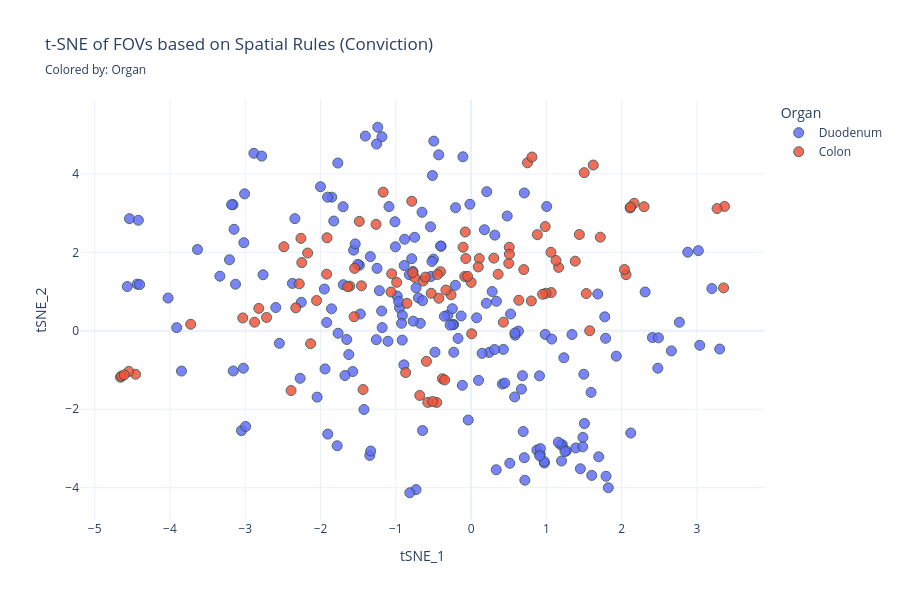
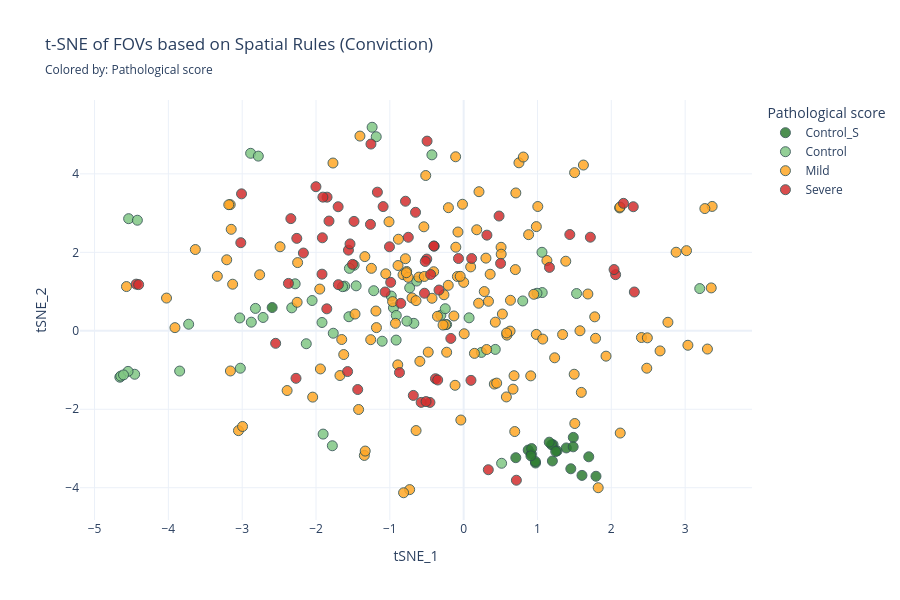

Notebook cell for these charts, in order:
### Code cell
METRIC_TO_USE = 'Conviction'
NO_SELF = True
MIN_FOV_PERCENTAGE = 0.0  # Drop rules appearing in fewer than 10% of FOVs to remove noise


visualize_tsne(df_tsne_merged, color_by='Organ')
visualize_tsne(df_tsne_merged, color_by='Pathological score')

### Figure 1 — Plotly figure (JSON) as saved in the notebook; plotly's stock layout.template omitted (floating-point values rounded to 4 significant figures; data arrays with more than 128 entries replaced by an {"elided": "..."} marker saying what was removed)
{"data": [{"hovertemplate": "<b>%{hovertext}</b><br><br>Organ=Duodenum<br>tSNE_1=%{x}<br>tSNE_2=%{y}<extra></extra>", "hovertext": {"elided": "191 str values"}, "legendgroup": "Duodenum", "marker": {"color": "#636efa", "line": {"color": "DarkSlateGrey", "width": 1}, "opacity": 0.85, "size": 10, "symbol": "circle"}, "mode": "markers", "name": "Duodenum", "orientation": "v", "showlegend": true, "type": "scatter", "x": {"elided": "191 float values"}, "xaxis": "x", "y": {"elided": "191 float values"}, "yaxis": "y"}, {"hovertemplate": "<b>%{hovertext}</b><br><br>Organ=Colon<br>tSNE_1=%{x}<br>tSNE_2=%{y}<extra></extra>", "hovertext": ["Control_Colon_01_FOV_1", "Control_Colon_01_FOV_2", "Control_Colon_01_FOV_3", "Control_Colon_01_FOV_4", "Control_Colon_01_FOV_5", "Control_Colon_01_FOV_6", "Control_Colon_01_FOV_7", "Control_Colon_02_FOV_1", "Control_Colon_02_FOV_2", "Control_Colon_02_FOV_3", "Control_Colon_02_FOV_4", "Control_Colon_02_FOV_5", "Control_Colon_02_FOV_6", "Control_Colon_03_FOV_1", "Control_Colon_03_FOV_2", "Control_Colon_03_FOV_3", "Control_Colon_03_FOV_4", "Control_Colon_03_FOV_5", "Control_Colon_03_FOV_6", "Control_Colon_04_FOV_1", "Control_Colon_04_FOV_2", "Control_Colon_04_FOV_3", "Control_Colon_04_FOV_4", "Control_Colon_04_FOV_5", "Control_Colon_04_FOV_6", "GVHD_01_FOV_1", "GVHD_01_FOV_2_R", "GVHD_01_FOV_3_R", "GVHD_01_FOV_4", "GVHD_01_FOV_5", "GVHD_01_FOV_6_R", "GVHD_01_FOV_7", "GVHD_13_FOV_1", "GVHD_13_FOV_2", "GVHD_13_FOV_3", "GVHD_17_FOV_1", "GVHD_17_FOV_2", "GVHD_17_FOV_3", "GVHD_21_FOV_1", "GVHD_21_FOV_2", "GVHD_21_FOV_3", "GVHD_21_FOV_4", "GVHD_22_FOV_1", "GVHD_22_FOV_2", "GVHD_22_FOV_3", "GVHD_23_FOV_1", "GVHD_23_FOV_2", "GVHD_23_FOV_3", "GVHD_23_FOV_4", "GVHD_25_FOV_1", "GVHD_25_FOV_2", "GVHD_25_FOV_3", "GVHD_25_FOV_4", "GVHD_32_FOV_1", "GVHD_32_FOV_2", "GVHD_32_FOV_3", "GVHD_32_FOV_4", "GVHD_33_FOV_1", "GVHD_33_FOV_2", "GVHD_33_FOV_3", "GVHD_37_FOV_1", "GVHD_37_FOV_2", "GVHD_37_FOV_3", "GVHD_37_FOV_4", "GVHD_39_FOV_1", "GVHD_39_FOV_2", "GVHD_39_FOV_3", "GVHD_40_FOV_1", "GVHD_40_FOV_2", "GVHD_40_FOV_3", "GVHD_40_FOV_4", "GVHD_41_FOV_1", "GVHD_41_FOV_2", "GVHD_41_FOV_3", "GVHD_41_FOV_4", "GVHD_42_FOV_1", "GVHD_42_FOV_2", "GVHD_42_FOV_3", "GVHD_42_FOV_4", "GVHD_45_FOV_1", "GVHD_45_FOV_2", "GVHD_48_FOV_1", "GVHD_48_FOV_2", "GVHD_48_FOV_3", "GVHD_48_FOV_4", "GVHD_48_FOV_5", "GVHD_50_FOV_1", "GVHD_50_FOV_2", "GVHD_50_FOV_3", "GVHD_50_FOV_4", "GVHD_53_FOV_1", "GVHD_53_FOV_2", "GVHD_53_FOV_3", "GVHD_53_FOV_4", "GVHD_59_FOV_1", "GVHD_59_FOV_2", "GVHD_59_FOV_3"], "legendgroup": "Colon", "marker": {"color": "#EF553B", "line": {"color": "DarkSlateGrey", "width": 1}, "opacity": 0.85, "size": 10, "symbol": "circle"}, "mode": "markers", "name": "Colon", "orientation": "v", "showlegend": true, "type": "scatter", "x": [1.064, 1.061, 1.529, -2.282, -0.6372, 0.9931, -4.457, 0.8001, -1.457, -1.555, -2.329, -2.717, -2.877, -1.612, -3.725, -1.641, -3.033, -2.82, -2.132, -4.657, -1.548, -2.053, -4.645, -4.546, -4.608, -0.3821, -0.457, -0.5759, -0.3517, -0.5095, -0.852, -1.435, -0.4288, -0.2671, 0.4287, -0.7524, 0.0003956, -0.08518, -0.3341, 1.716, 2.165, -0.6821, -0.7761, -0.07725, -2.487, 0.3588, 0.3016, 0.9498, 3.354, -1.169, -1.485, -2.26, -1.263, -0.788, 1.162, 2.297, 1.438, 0.6337, -0.5934, 1.575, 0.5001, 0.1083, -0.9885, -0.07044, 0.0948, 0.007282, 1.383, 0.9844, 0.5067, -0.4066, -0.607, 2.058, -0.8696, -1.914, 2.037, 1.503, -2.392, 1.128, 0.7, 0.8798, 0.5084, -2.171, -0.4471, -0.5308, -1.919, -1.065, 1.622, 3.366, -1.055, -2.249, 3.267, -0.04706, 0.7488, 0.8082, 2.112, -0.1063, 2.118], "xaxis": "x", "y": [0.9745, 2.001, 0.9492, 1.197, 1.268, 0.9565, -1.108, 0.7602, 1.146, 0.3586, 0.5846, 0.3398, 0.2196, 1.138, 0.1676, 1.125, 0.3276, 0.5708, -0.3301, -1.183, 1.591, 0.7716, -1.154, -1.034, -1.124, -1.222, -1.826, -1.825, -1.254, -1.805, 0.6995, -1.497, 0.8294, 0.9183, 0.2196, 1.363, 1.234, 1.384, 1.039, 2.386, 3.248, -1.647, 1.481, 2.518, 2.142, 1.441, 1.852, 0.9303, 1.093, 3.533, 2.789, 2.356, 2.712, 3.302, 1.616, 3.162, 2.454, 0.7777, -0.7787, 0.0008498, 1.718, 1.842, 1.235, 1.842, 1.628, -0.07602, 1.774, 2.655, 2.128, 1.506, 1.368, 1.431, -1.065, 2.37, 1.561, 4.031, -1.523, 1.791, 1.56, 2.45, 1.953, 1.982, 1.434, 0.9571, 1.443, 0.9887, 4.225, 3.17, 1.452, 1.738, 3.115, 1.388, 4.281, 4.429, 3.131, 2.131, 3.154], "yaxis": "y"}], "layout": {"height": 600, "legend": {"title": {"text": "Organ"}, "tracegroupgap": 0}, "title": {"subtitle": {"text": "Colored by: Organ"}, "text": "t-SNE of FOVs based on Spatial Rules (Conviction)"}, "width": 900, "xaxis": {"anchor": "y", "domain": [0, 1], "title": {"text": "tSNE_1"}}, "yaxis": {"anchor": "x", "domain": [0, 1], "title": {"text": "tSNE_2"}}}}

### Figure 2 — Plotly figure (JSON) as saved in the notebook; plotly's stock layout.template omitted (floating-point values rounded to 4 significant figures; data arrays with more than 128 entries replaced by an {"elided": "..."} marker saying what was removed)
{"data": [{"hovertemplate": "<b>%{hovertext}</b><br><br>Pathological score=Control_S<br>tSNE_1=%{x}<br>tSNE_2=%{y}<extra></extra>", "hovertext": ["S_01_FOV_1", "S_01_FOV_2", "S_01_FOV_3", "S_01_FOV_4", "S_02_FOV_1", "S_02_FOV_2", "S_02_FOV_3", "S_02_FOV_4", "S_02_FOV_5", "S_03_FOV_1", "S_03_FOV_10", "S_03_FOV_2", "S_03_FOV_3", "S_03_FOV_4", "S_03_FOV_5", "S_03_FOV_6", "S_03_FOV_7", "S_03_FOV_8", "S_03_FOV_9", "S_04_FOV_1", "S_04_FOV_2"], "legendgroup": "Control_S", "marker": {"color": "#2E7D32", "line": {"color": "DarkSlateGrey", "width": 1}, "opacity": 0.85, "size": 10, "symbol": "circle"}, "mode": "markers", "name": "Control_S", "orientation": "v", "showlegend": true, "type": "scatter", "x": [1.792, 0.8743, 0.9734, 0.9174, 0.9711, 0.9205, 1.201, 0.9109, 1.602, 1.39, 1.485, 1.695, 1.212, 1.191, 1.483, 1.265, 1.159, 1.247, 1.451, -2.594, 0.7062], "xaxis": "x", "y": [-3.708, -3.04, -3.37, -3.142, -3.332, -3.003, -3.318, -3.187, -3.686, -2.986, -2.717, -3.212, -2.904, -2.905, -2.958, -3.062, -2.839, -3.076, -3.517, 0.5923, -3.235], "yaxis": "y"}, {"hovertemplate": "<b>%{hovertext}</b><br><br>Pathological score=Control<br>tSNE_1=%{x}<br>tSNE_2=%{y}<extra></extra>", "hovertext": ["Control_01_FOV_1", "Control_01_FOV_2", "Control_01_FOV_3", "Control_01_FOV_4", "Control_02_FOV_1", "Control_02_FOV_2", "Control_02_FOV_3", "Control_02_FOV_4", "Control_03_FOV_1", "Control_03_FOV_2", "Control_03_FOV_3", "Control_04_FOV_1", "Control_04_FOV_2", "Control_05_FOV_1", "Control_05_FOV_2", "Control_06_FOV_1", "Control_06_FOV_2", "Control_06_FOV_3", "Control_07_FOV_1", "Control_07_FOV_2", "Control_07_FOV_3", "Control_08_FOV_1", "Control_08_FOV_2", "Control_08_FOV_3", "Control_09_FOV_1", "Control_09_FOV_2", "Control_09_FOV_3", "Control_09_FOV_4", "Control_10_FOV_2", "Control_10_FOV_3", "Control_10_FOV_4", "Control_Colon_01_FOV_1", "Control_Colon_01_FOV_2", "Control_Colon_01_FOV_3", "Control_Colon_01_FOV_4", "Control_Colon_01_FOV_5", "Control_Colon_01_FOV_6", "Control_Colon_01_FOV_7", "Control_Colon_02_FOV_1", "Control_Colon_02_FOV_2", "Control_Colon_02_FOV_3", "Control_Colon_02_FOV_4", "Control_Colon_02_FOV_5", "Control_Colon_02_FOV_6", "Control_Colon_03_FOV_1", "Control_Colon_03_FOV_2", "Control_Colon_03_FOV_3", "Control_Colon_03_FOV_4", "Control_Colon_03_FOV_5", "Control_Colon_03_FOV_6", "Control_Colon_04_FOV_1", "Control_Colon_04_FOV_2", "Control_Colon_04_FOV_3", "Control_Colon_04_FOV_4", "Control_Colon_04_FOV_5", "Control_Colon_04_FOV_6"], "legendgroup": "Control", "marker": {"color": "#81C784", "line": {"color": "DarkSlateGrey", "width": 1}, "opacity": 0.85, "size": 10, "symbol": "circle"}, "mode": "markers", "name": "Control", "orientation": "v", "showlegend": true, "type": "scatter", "x": [-4.538, -0.9512, -1.919, -0.9129, -0.9812, -3.847, -0.7312, -1.104, 0.4282, -1.779, -1.904, -0.6747, -0.309, -3.025, -0.9149, -2.886, 0.514, -1.24, -2.782, -1.184, -0.7692, -1.218, -0.2307, -0.4303, -1.767, -4.42, -1.484, 3.198, 0.2401, -0.2494, 0.07348, 1.064, 1.061, 1.529, -2.282, -0.6372, 0.9931, -4.457, 0.8001, -1.457, -1.555, -2.329, -2.717, -2.877, -1.612, -3.725, -1.641, -3.033, -2.82, -2.132, -4.657, -1.548, -2.053, -4.645, -4.546, -4.608], "xaxis": "x", "y": [2.858, 0.5845, 0.2116, 0.3913, 0.8856, -1.027, 1.095, -0.2658, -0.4744, -2.93, -2.633, 0.1903, 0.3973, -0.9538, -0.237, 4.524, -3.377, 5.188, 4.452, 4.946, 0.246, 1.022, 0.1598, 4.484, -0.06208, 2.818, 1.67, 1.076, -0.551, 0.5626, 0.3304, 0.9745, 2.001, 0.9492, 1.197, 1.268, 0.9565, -1.108, 0.7602, 1.146, 0.3586, 0.5846, 0.3398, 0.2196, 1.138, 0.1676, 1.125, 0.3276, 0.5708, -0.3301, -1.183, 1.591, 0.7716, -1.154, -1.034, -1.124], "yaxis": "y"}, {"hovertemplate": "<b>%{hovertext}</b><br><br>Pathological score=Mild<br>tSNE_1=%{x}<br>tSNE_2=%{y}<extra></extra>", "hovertext": {"elided": "143 str values"}, "legendgroup": "Mild", "marker": {"color": "#FFA726", "line": {"color": "DarkSlateGrey", "width": 1}, "opacity": 0.85, "size": 10, "symbol": "circle"}, "mode": "markers", "name": "Mild", "orientation": "v", "showlegend": true, "type": "scatter", "x": {"elided": "143 float values"}, "xaxis": "x", "y": {"elided": "143 float values"}, "yaxis": "y"}, {"hovertemplate": "<b>%{hovertext}</b><br><br>Pathological score=Severe<br>tSNE_1=%{x}<br>tSNE_2=%{y}<extra></extra>", "hovertext": ["GVHD_01_FOV_1", "GVHD_01_FOV_2_R", "GVHD_01_FOV_3_R", "GVHD_01_FOV_4", "GVHD_01_FOV_5", "GVHD_01_FOV_6_R", "GVHD_01_FOV_7", "GVHD_02_FOV_1_R", "GVHD_02_FOV_2_R", "GVHD_06_FOV_1", "GVHD_06_FOV_2", "GVHD_06_FOV_3", "GVHD_06_FOV_4", "GVHD_06_FOV_5", "GVHD_08_FOV_1", "GVHD_08_FOV_2", "GVHD_08_FOV_3", "GVHD_08_FOV_4", "GVHD_09_FOV_1", "GVHD_09_FOV_2", "GVHD_09_FOV_3", "GVHD_09_FOV_4", "GVHD_11_FOV_1", "GVHD_11_FOV_2", "GVHD_11_FOV_3", "GVHD_11_FOV_4", "GVHD_14_FOV_1", "GVHD_14_FOV_2", "GVHD_14_FOV_3", "GVHD_14_FOV_4", "GVHD_14_FOV_5", "GVHD_21_FOV_1", "GVHD_21_FOV_2", "GVHD_21_FOV_3", "GVHD_21_FOV_4", "GVHD_24_FOV_1", "GVHD_24_FOV_2", "GVHD_24_FOV_3", "GVHD_24_FOV_4", "GVHD_25_FOV_1", "GVHD_25_FOV_2", "GVHD_25_FOV_3", "GVHD_25_FOV_4", "GVHD_26_FOV_1", "GVHD_26_FOV_2", "GVHD_26_FOV_3", "GVHD_26_FOV_4", "GVHD_32_FOV_1", "GVHD_32_FOV_2", "GVHD_32_FOV_3", "GVHD_32_FOV_4", "GVHD_37_FOV_1", "GVHD_37_FOV_2", "GVHD_37_FOV_3", "GVHD_37_FOV_4", "GVHD_41_FOV_1", "GVHD_41_FOV_2", "GVHD_41_FOV_3", "GVHD_41_FOV_4", "GVHD_48_FOV_1", "GVHD_48_FOV_2", "GVHD_48_FOV_3", "GVHD_48_FOV_4", "GVHD_48_FOV_5", "GVHD_57_FOV_1", "GVHD_57_FOV_2", "GVHD_57_FOV_3", "GVHD_57_FOV_4"], "legendgroup": "Severe", "marker": {"color": "#D32F2F", "line": {"color": "DarkSlateGrey", "width": 1}, "opacity": 0.85, "size": 10, "symbol": "circle"}, "mode": "markers", "name": "Severe", "orientation": "v", "showlegend": true, "type": "scatter", "x": [-0.3821, -0.457, -0.5759, -0.3517, -0.5095, -0.852, -1.435, -4.436, -4.403, -0.3991, 0.3149, -1.505, -0.4049, -0.75, -1.824, -1.091, -0.6519, -0.4998, -3.019, -2.271, -2.547, -1.572, -0.5204, -2.341, -2.001, -1.851, -2.374, -1.854, -0.174, -1.697, 2.312, -0.3341, 1.716, 2.165, -0.6821, -1.561, -1.005, -1.256, -0.4958, -1.169, -1.485, -2.26, -1.263, -1.54, -1.907, 0.4795, -1.7, -0.788, 1.162, 2.297, 1.438, 0.5001, 0.1083, -0.9885, -0.07044, 2.058, -0.8696, -1.914, 2.037, -2.171, -0.4471, -0.5308, -1.919, -1.065, -3.009, 0.09886, 0.3337, 0.714], "xaxis": "x", "y": [-1.222, -1.826, -1.825, -1.254, -1.805, 0.6995, -1.497, 1.189, 1.177, 2.157, 2.438, 1.693, 2.161, 2.384, 2.797, 3.165, 3.02, 1.828, 2.245, -1.211, -0.3194, -1.039, 1.767, 2.859, 3.673, 3.406, 1.208, 0.5597, -0.1949, 1.175, 0.989, 1.039, 2.386, 3.248, -1.647, 2.056, 2.141, 4.759, 4.834, 3.533, 2.789, 2.356, 2.712, 2.214, 3.407, 2.925, 3.162, 3.302, 1.616, 3.162, 2.454, 1.718, 1.842, 1.235, 1.842, 1.431, -1.065, 2.37, 1.561, 1.982, 1.434, 0.9571, 1.443, 0.9887, 3.49, -1.263, -3.541, -3.809], "yaxis": "y"}], "layout": {"height": 600, "legend": {"title": {"text": "Pathological score"}, "tracegroupgap": 0}, "title": {"subtitle": {"text": "Colored by: Pathological score"}, "text": "t-SNE of FOVs based on Spatial Rules (Conviction)"}, "width": 900, "xaxis": {"anchor": "y", "domain": [0, 1], "title": {"text": "tSNE_1"}}, "yaxis": {"anchor": "x", "domain": [0, 1], "title": {"text": "tSNE_2"}}}}
